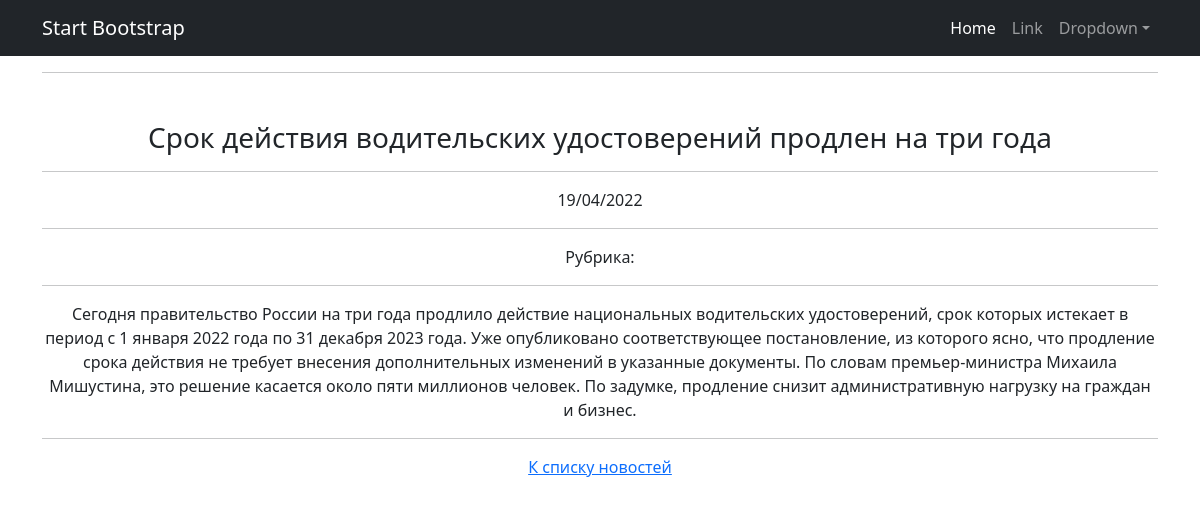
/news/6, run on the app's committed database.
### news/models.py (models this page shows, shortened)
class Post(models.Model):
    author = models.ForeignKey(Author, on_delete=models.CASCADE)
    timeAdding = models.DateTimeField(auto_now_add=True)
    title = models.CharField(max_length=128)
    NEWS = 'NW'
    ARTICLE = 'AR'
    CATEGORY_CHOICES = (
        (NEWS, 'Новость'),
        (ARTICLE, 'Статья'),
    )
    postType = models.CharField(max_length=2, choices=CATEGORY_CHOICES, default=NEWS)
    postCategory = models.ManyToManyField(Category, through='PostCategory')
    text = models.TextField()
    rating = models.SmallIntegerField(default=0)
    class Meta:
        verbose_name = 'Пост'
        verbose_name_plural = 'Посты'

### news/views.py (the view)
# urls.py: path('news/<int:pk>', PostDetail.as_view(), name='post_detail'),
class PostDetail(DetailView):
    model = Post
    template_name = 'post.html'
    context_object_name = 'post_detail'

### news/templatetags/custom_filters.py (called while the page is built)
@register.filter
def censor(value):
    forbidden_words = ["редиска", "сосиска"]
    words = value.split()
    result = []
    for word in words:
        if word.lower() in forbidden_words:
            result.append(word[0] + "*"*(len(word)-2) + word[-1])
        else:
            result.append(word)
    return " ".join(result)

### templates/post.html (shortened to what this page needs)
{% extends 'flatpages/default.html' %}
{% load custom_filters %}
{% block content %}
    <td><h3>{{post_detail.title|censor}}</h3></td>
    <hr>
    <td>{{post_detail.timeAdding|date:'d/m/Y'}}</td>
    <hr>
    <td>
        Рубрика:
    </td>
    <hr>
    <td>{{post_detail.text|censor}}</td>
{% endblock content %}
{% block footer %}
    <a href="{% url 'news_list' %}">К списку новостей</a>
{% endblock footer %}

### data on the page
Post: title|censor "Срок действия водительских удостоверений продлен на три года", timeAdding "19/04/2022", text|censor "Сегодня правительство России на три года продлило действие национальных водительских удостоверений, срок которых истекает в период с 1 января 2022 года по 31 декабря 2023 года. Уже опубликовано соответствующее постановление, из которого ясно, что продление срока действия не требует внесения дополнительных изменений в указанные документы. По словам премьер-министра Михаила Мишустина, это решение касается около пяти миллионов человек. По задумке, продление снизит административную нагрузку на граждан и бизнес."
